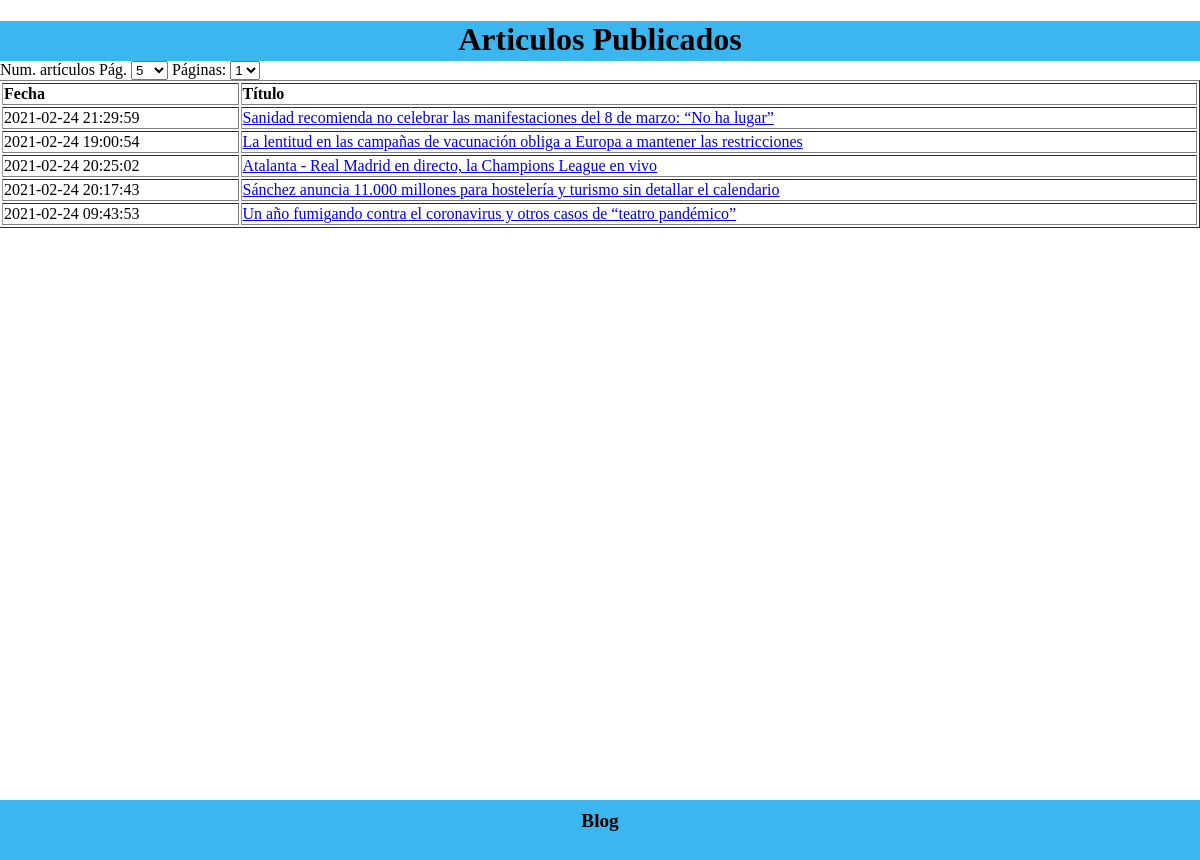
/Controlador/listadoDeArticulos.php, run on the app's committed database.
### tables this page shows
CREATE TABLE articulos (
	id INT NOT NULL AUTO_INCREMENT,
	titulo VARCHAR(120) NOT NULL,
	fecha DATETIME NOT NULL,
	contenido VARCHAR(1024) NOT NULL,
	PRIMARY KEY(id)
);

### Controlador/listadoDeArticulos.php (called while the page is built, shortened)
<?php
    require_once("../Modelo/BlogDB.php");
    $pagActual=1; $tamPag=5;
    $numTotalPags = ceil(BlogDB::cantidadArticulos()/$tamPag);
    $listaDeArticulos = BlogDB::listaArticulos($pagActual, $tamPag);
    require_once("../Vista/vistaArticulos.php");
?>

### Modelo/BlogDB.php (called while the page is built, shortened)
<?php
class BlogDB{
    private static PDO $conexion;
    public static function consulta(string $sql){
        try{
            [$host, $user, $pwd, $db] = ["localhost", "blog", "blog2022", "blog"];
            self::$conexion = new PDO("mysql:host=$host;dbname=$db;charset=utf8", $user, $pwd);
            self::$conexion->setAttribute(PDO::ATTR_ERRMODE, PDO::ERRMODE_EXCEPTION);
            if(strpos(strtoupper(trim($sql)), "SELECT")>= 0){
                $resultado = self::$conexion->query($sql);
            }else{
                $resultado = self::$conexion->exec($sql);
            }
            return $resultado;
        }catch(PDOException $exception){
            exit("<br/>Error: ".$exception->getMessage() . "<br/>");
        }
    }
    public static function cantidadArticulos():int{
        $res=self::consulta("SELECT COUNT(*) As cantidadProductos from articulos");
        $count = $res->fetch(PDO::FETCH_ASSOC);
        return intval($count['cantidadProductos']);
    }
    public static function listaArticulos(int $numPag=1, int $tamPag=10):array{
        $comienzo = ($numPag-1)*$tamPag;
        $resultado = self::consulta("Select * from articulos limit $comienzo, $tamPag");
        $listaProductos = [];
        while($p=$resultado->fetch(PDO::FETCH_ASSOC)){
            $listaProductos[]=$p;
        }
        return $listaProductos;
    }
}

### Vista/vistaArticulos.php (the view, shortened to what this page needs)
<?php
    require_once("../Modelo/BlogDB.php");
?>
<!DOCTYPE html>
<html lang="en">
<head>
    <link href="../Vista/css/blog.css" rel="stylesheet" type="text/css">
</head>
<body>
    <header>
        <h1>Articulos Publicados</h1>
    </header>
    <span>Num. artículos Pág.
    <?php
         echo "<select id='tamPag'>";
         for($i = 5; $i <= 20; $i = $i+5){
             if($i == $tamPag){
                 echo "<option selected>$i</option>";
             }else{
                 echo "<option>$i</option>";
             }
         }
         echo "</select>";
    ?>
    </span>
    <span>Páginas: </span>
    <?php
        echo "<select id='paginado'>";
        for($i = 1; $i < $numTotalPags; $i++){
            if($i == $pagActual){
                echo "<option selected>$i</option>";
            }else{
                echo "<option>$i</option>";
            }
        }
        echo "</select>";
    ?>
    <div class="tabla">
    <table border='1'>
    <tr>
        <th>Fecha</th>
        <th>Título</th>
    </tr>
    <?php
        foreach ($listaDeArticulos as $articulo) {
            $id = $articulo['id'];
            echo "<tr>";
            echo "<td>".$articulo['fecha'] . "</td>";
            echo "<td> <a href='detalleArticulo.php?id=$id'>".$articulo['titulo'] . "</a></td>";
            echo "</tr>";
        }
    ?>
    </table>
    </div>
    <footer>
        Blog
    </footer>
</body>
</html>

### Vista/css/blog.css (style rules this page uses)
body { margin: 0; padding: 0; }
header { background-color: rgb(60, 182, 238); text-align: center; height: 5vh; }
div.tabla { height: 90vh; }
table { width: 100%; border-left: 0; }
th { text-align: left; }
footer { text-align: center; background-color: rgb(60, 182, 238); padding: 10px; font-size: larger; height: 5vh; font-weight: bold; }

### data on the page
articulos: fecha "2021-02-24 21:29:59", titulo "Sanidad recomienda no celebrar las manifestaciones del 8 de marzo: “No ha lugar”"
articulos: fecha "2021-02-24 19:00:54", titulo "La lentitud en las campañas de vacunación obliga a Europa a mantener las restricciones"
articulos: fecha "2021-02-24 20:25:02", titulo "Atalanta - Real Madrid en directo, la Champions League en vivo"
articulos: fecha "2021-02-24 20:17:43", titulo "Sánchez anuncia 11.000 millones para hostelería y turismo sin detallar el calendario"
articulos: fecha "2021-02-24 09:43:53", titulo "Un año fumigando contra el coronavirus y otros casos de “teatro pandémico”"

### other printed values
form field value "5"
form field value "1"
